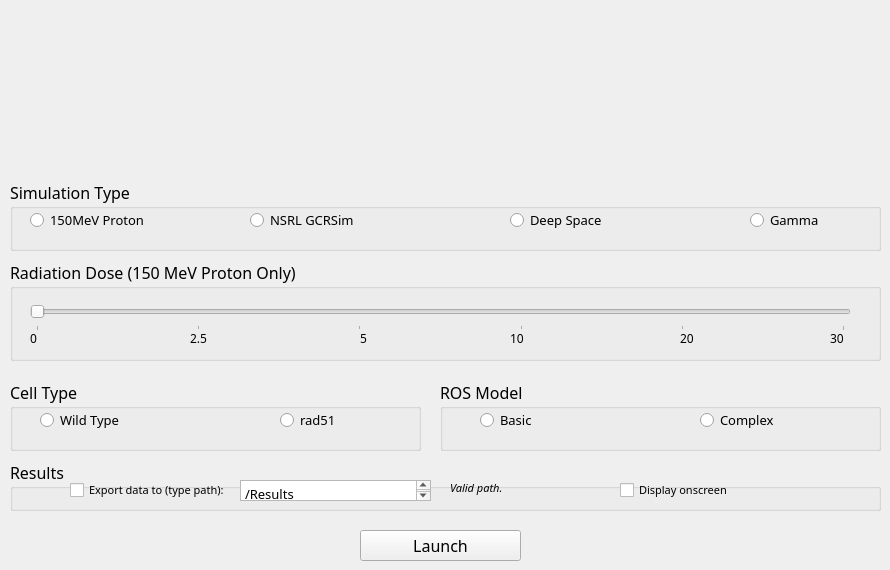
   <widget class="QWidget" name="page_2">
    <widget class="QPushButton" name="pushButton_4">
     <property name="geometry">
      <rect>
       <x>360</x>
       <y>530</y>
       <width>161</width>
       <height>31</height>
      </rect>
     </property>
     <property name="font">
      <font>
       <family>Franklin Gothic Medium</family>
       <pointsize>12</pointsize>
      </font>
     </property>
     <property name="text">
      <string>Launch</string>
     </property>
    </widget>
    <widget class="QGroupBox" name="groupBox_2">
     <property name="geometry">
      <rect>
       <x>10</x>
       <y>260</y>
       <width>871</width>
       <height>101</height>
      </rect>
     </property>
     <property name="font">
      <font>
       <family>Franklin Gothic Medium</family>
       <pointsize>12</pointsize>
      </font>
     </property>
     <property name="title">
      <string>Radiation Dose (150 MeV Proton Only)</string>
     </property>
     <widget class="QSlider" name="horizontalSlider">
      <property name="geometry">
       <rect>
        <x>20</x>
        <y>40</y>
        <width>821</width>
        <height>31</height>
       </rect>
      </property>
      <property name="minimum">
       <number>1</number>
      </property>
      <property name="maximum">
       <number>6</number>
      </property>
      <property name="orientation">
       <enum>Qt::Horizontal</enum>
      </property>
      <property name="tickPosition">
       <enum>QSlider::TicksBelow</enum>
      </property>
      <property name="tickInterval">
       <number>1</number>
      </property>
     </widget>
     <widget class="QLabel" name="label_20">
      <property name="geometry">
       <rect>
        <x>20</x>
        <y>70</y>
        <width>16</width>
        <height>16</height>
       </rect>
      </property>
      <property name="font">
       <font>
        <family>Franklin Gothic Book</family>
        <pointsize>9</pointsize>
       </font>
      </property>
      <property name="text">
       <string>0</string>
      </property>
     </widget>
     <widget class="QLabel" name="label_21">
      <property name="geometry">
       <rect>
        <x>180</x>
        <y>70</y>
        <width>21</width>
        <height>16</height>
       </rect>
      </property>
      <property name="font">
       <font>
        <family>Franklin Gothic Book</family>
        <pointsize>9</pointsize>
       </font>
      </property>
      <property name="text">
       <string>2.5</string>
      </property>
     </widget>
     <widget class="QLabel" name="label_22">
      <property name="geometry">
       <rect>
        <x>350</x>
        <y>70</y>
        <width>16</width>
        <height>16</height>
       </rect>
      </property>
      <property name="font">
       <font>
        <family>Franklin Gothic Book</family>
        <pointsize>9</pointsize>
       </font>
      </property>
      <property name="text">
       <string>5</string>
      </property>
     </widget>
     <widget class="QLabel" name="label_23">
      <property name="geometry">
       <rect>
        <x>500</x>
        <y>70</y>
        <width>21</width>
        <height>16</height>
       </rect>
      </property>
      <property name="font">
       <font>
        <family>Franklin Gothic Book</family>
        <pointsize>9</pointsize>
       </font>
      </property>
      <property name="text">
       <string>10</string>
      </property>
     </widget>
     <widget class="QLabel" name="label_24">
      <property name="geometry">
       <rect>
        <x>670</x>
        <y>70</y>
        <width>21</width>
        <height>16</height>
       </rect>
      </property>
      <property name="font">
       <font>
        <family>Franklin Gothic Book</family>
        <pointsize>9</pointsize>
       </font>
      </property>
      <property name="text">
       <string>20</string>
      </property>
     </widget>
     <widget class="QLabel" name="label_25">
      <property name="geometry">
       <rect>
        <x>820</x>
        <y>70</y>
        <width>21</width>
        <height>16</height>
       </rect>
      </property>
      <property name="font">
       <font>
        <family>Franklin Gothic Book</family>
        <pointsize>9</pointsize>
       </font>
      </property>
      <property name="text">
       <string>30</string>
      </property>
     </widget>
    </widget>
    <widget class="QGroupBox" name="groupBox_3">
     <property name="geometry">
      <rect>
       <x>10</x>
       <y>380</y>
       <width>411</width>
       <height>71</height>
      </rect>
     </property>
     <property name="font">
      <font>
       <family>Franklin Gothic Medium</family>
       <pointsize>12</pointsize>
      </font>
     </property>
     <property name="title">
      <string>Cell Type</string>
     </property>
     <widget class="QRadioButton" name="radioButton_5">
      <property name="geometry">
       <rect>
        <x>30</x>
        <y>30</y>
        <width>89</width>
        <height>20</height>
       </rect>
      </property>
      <property name="font">
       <font>
        <family>Franklin Gothic Book</family>
        <pointsize>10</pointsize>
       </font>
      </property>
      <property name="text">
       <string>Wild Type</string>
      </property>
     </widget>
     <widget class="QRadioButton" name="radioButton_6">
      <property name="geometry">
       <rect>
        <x>270</x>
        <y>30</y>
        <width>89</width>
        <height>20</height>
       </rect>
      </property>
      <property name="font">
       <font>
        <family>Franklin Gothic Book</family>
        <pointsize>10</pointsize>
       </font>
      </property>
      <property name="text">
       <string>rad51</string>
      </property>
     </widget>
    </widget>
    <widget class="QGroupBox" name="groupBox_4">
     <property name="geometry">
      <rect>
       <x>440</x>
       <y>380</y>
       <width>441</width>
       <height>71</height>
      </rect>
     </property>
     <property name="font">
      <font>
       <family>Franklin Gothic Medium</family>
       <pointsize>12</pointsize>
      </font>
     </property>
     <property name="title">
      <string>ROS Model</string>
     </property>
     <widget class="QRadioButton" name="radioButton_7">
      <property name="geometry">
       <rect>
        <x>40</x>
        <y>30</y>
        <width>89</width>
        <height>20</height>
       </rect>
      </property>
      <property name="font">
       <font>
        <family>Franklin Gothic Book</family>
        <pointsize>10</pointsize>
       </font>
      </property>
      <property name="text">
       <string>Basic</string>
      </property>
     </widget>
     <widget class="QRadioButton" name="radioButton_8">
      <property name="geometry">
       <rect>
        <x>260</x>
        <y>30</y>
        <width>89</width>
        <height>20</height>
       </rect>
      </property>
      <property name="font">
       <font>
        <family>Franklin Gothic Book</family>
        <pointsize>10</pointsize>
       </font>
      </property>
      <property name="text">
       <string>Complex</string>
      </property>
     </widget>
    </widget>
    <widget class="QGroupBox" name="groupBox_5">
     <property name="geometry">
      <rect>
       <x>10</x>
       <y>460</y>
       <width>871</width>
       <height>51</height>
      </rect>
     </property>
     <property name="font">
      <font>
       <family>Franklin Gothic Medium</family>
       <pointsize>12</pointsize>
      </font>
     </property>
     <property name="title">
      <string>Results</string>
     </property>
     <widget class="QCheckBox" name="checkBox">
      <property name="geometry">
       <rect>
        <x>60</x>
        <y>20</y>
        <width>161</width>
        <height>20</height>
       </rect>
      </property>
      <property name="font">
       <font>
        <family>Franklin Gothic Book</family>
        <pointsize>8</pointsize>
       </font>
      </property>
      <property name="text">
       <string>Export data to (type path):</string>
      </property>
     </widget>
     <widget class="QPlainTextEdit" name="plainTextEdit">
      <property name="geometry">
       <rect>
        <x>230</x>
        <y>20</y>
        <width>191</width>
        <height>21</height>
       </rect>
      </property>
      <property name="palette">
       <palette>
        <active>
         <colorrole role="Highlight">
          <brush brushstyle="SolidPattern">
           <color alpha="255">
            <red>229</red>
            <green>220</green>
            <blue>255</blue>
           </color>
          </brush>
         </colorrole>
        </active>
        <inactive>
         <colorrole role="Highlight">
          <brush brushstyle="SolidPattern">
           <color alpha="255">
            <red>229</red>
            <green>220</green>
            <blue>255</blue>
           </color>
          </brush>
         </colorrole>
        </inactive>
        <disabled/>
       </palette>
      </property>
      <property name="font">
       <font>
        <family>Franklin Gothic Book</family>
        <pointsize>10</pointsize>
       </font>
      </property>
      <property name="plainText">
       <string>/Results</string>
      </property>
     </widget>
     <widget class="QCheckBox" name="checkBox_2">
      <property name="geometry">
       <rect>
        <x>610</x>
        <y>20</y>
        <width>171</width>
        <height>20</height>
       </rect>
      </property>
      <property name="font">
       <font>
        <family>Franklin Gothic Book</family>
        <pointsize>8</pointsize>
       </font>
      </property>
      <property name="text">
       <string>Display onscreen</string>
      </property>
     </widget>
     <widget class="QLabel" name="label_7">
      <property name="geometry">
       <rect>
        <x>440</x>
        <y>20</y>
        <width>81</width>
        <height>16</height>
       </rect>
      </property>
      <property name="font">
       <font>
        <family>Franklin Gothic Book</family>
        <pointsize>8</pointsize>
        <italic>true</italic>
       </font>
      </property>
      <property name="text">
       <string>Valid path.</string>
      </property>
     </widget>
    </widget>
    <widget class="QLabel" name="label_9">
     <property name="geometry">
      <rect>
       <x>220</x>
       <y>-10</y>
       <width>441</width>
       <height>191</height>
      </rect>
     </property>
     <property name="text">
      <string/>
     </property>
     <property name="pixmap">
      <pixmap>images/AMMPER_Clear1.PNG</pixmap>
     </property>
     <property name="scaledContents">
      <bool>true</bool>
     </property>
    </widget>
    <widget class="QGroupBox" name="groupBox">
     <property name="geometry">
      <rect>
       <x>10</x>
       <y>180</y>
       <width>871</width>
       <height>71</height>
      </rect>
     </property>
     <property name="font">
      <font>
       <family>Franklin Gothic Medium</family>
       <pointsize>12</pointsize>
      </font>
     </property>
     <property name="title">
      <string>Simulation Type</string>
     </property>
     <widget class="QRadioButton" name="radioButton">
      <property name="geometry">
       <rect>
        <x>20</x>
        <y>30</y>
        <width>161</width>
        <height>20</height>
       </rect>
      </property>
      <property name="font">
       <font>
        <family>Franklin Gothic Book</family>
        <pointsize>10</pointsize>
       </font>
      </property>
      <property name="text">
       <string>150MeV Proton</string>
      </property>
     </widget>
     <widget class="QRadioButton" name="radioButton_2">
      <property name="geometry">
       <rect>
        <x>240</x>
        <y>30</y>
        <width>121</width>
        <height>20</height>
       </rect>
      </property>
      <property name="font">
       <font>
        <family>Franklin Gothic Book</family>
        <pointsize>10</pointsize>
       </font>
      </property>
      <property name="text">
       <string>NSRL GCRSim</string>
      </property>
     </widget>
     <widget class="QRadioButton" name="radioButton_3">
      <property name="geometry">
       <rect>
        <x>500</x>
        <y>30</y>
        <width>131</width>
        <height>20</height>
       </rect>
      </property>
      <property name="font">
       <font>
        <family>Franklin Gothic Book</family>
        <pointsize>10</pointsize>
       </font>
      </property>
      <property name="text">
       <string>Deep Space</string>
      </property>
     </widget>
     <widget class="QRadioButton" name="radioButton_4">
      <property name="geometry">
       <rect>
        <x>740</x>
        <y>30</y>
        <width>89</width>
        <height>20</height>
       </rect>
      </property>
      <property name="font">
       <font>
        <family>Franklin Gothic Book</family>
        <pointsize>10</pointsize>
       </font>
      </property>
      <property name="text">
       <string>Gamma</string>
      </property>
     </widget>
    </widget>
   </widget>
